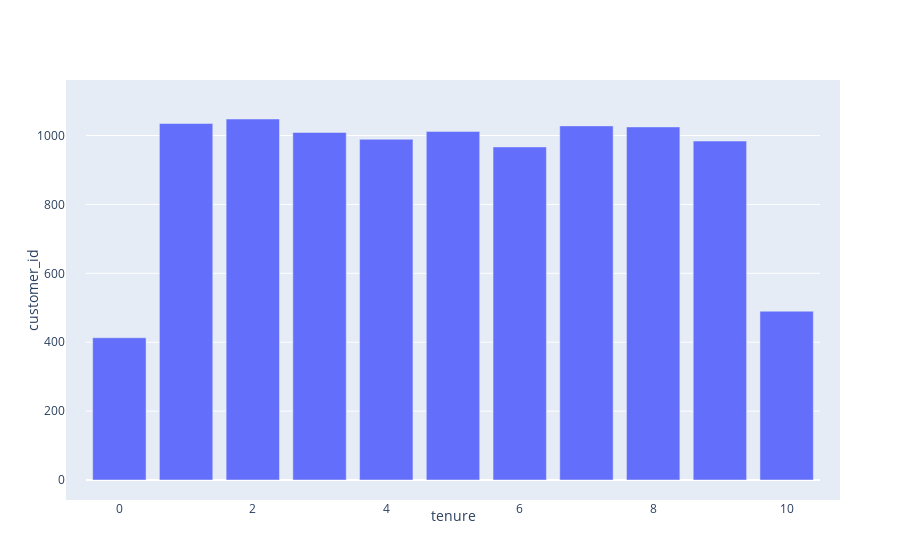

The cell this chart's notebook holds for it:
### Code cell
plotly_graph.generate_plotly_graph(data_dict=chart_config)

### Figure 1 — Plotly figure (JSON) as saved in the notebook; plotly's stock layout.template omitted (floating-point values rounded to 4 significant figures)
{"data": [{"type": "bar", "x": [0, 1, 2, 3, 4, 5, 6, 7, 8, 9, 10], "y": [413, 1035, 1048, 1009, 989, 1012, 967, 1028, 1025, 984, 490]}], "layout": {"autosize": true, "margin": {"pad": 20}, "xaxis": {"autorange": true, "range": [-0.5, 10.5], "title": {"text": "tenure"}, "type": "linear"}, "yaxis": {"autorange": true, "range": [0, 1103.0], "title": {"text": "customer_id"}, "type": "linear"}}}
